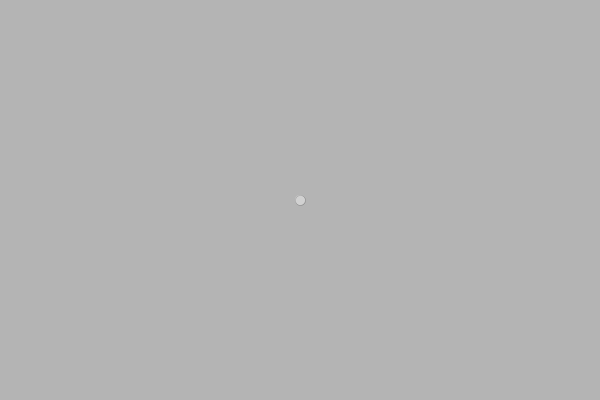
Frame 1 (no input)
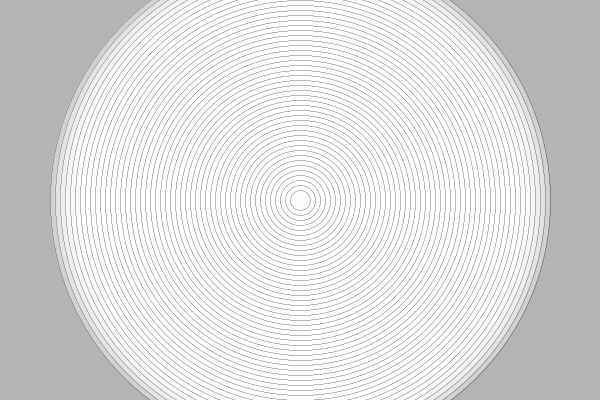
Frame 60 (the mouse pressed at the canvas centre just before this capture)
Frame 120 (the mouse held since frame 60 and released just before this capture): identical to frame 60, image omitted

The Processing sketch that drew these frames (run headless with seeded random() and noise(); from frame 60 on, the mouse is pressed at the canvas centre):

// Processing sketch: LoopingCircles
// ── LoopingCircles.pde
int diam = 10;
float centX, centY;

void setup () {
  size(600, 400);
  frameRate(24);
  smooth();
  background(180);
  centX = width/2;
  centY = height/2;
  stroke(0);
  strokeWeight(0);
  noFill();
}

void draw () {
  if (diam <= width - 100) {
    //background(180);
    
    fill(255, 100);
    ellipse(centX, centY, diam, diam);
    
    strokeWeight(0);
    noFill();
    int tempDiam = diam;
    while (tempDiam > 10) {
      ellipse(centX, centY, tempDiam, tempDiam);
      tempDiam -= 10;
    }
    
    diam += 10;
  }
}
